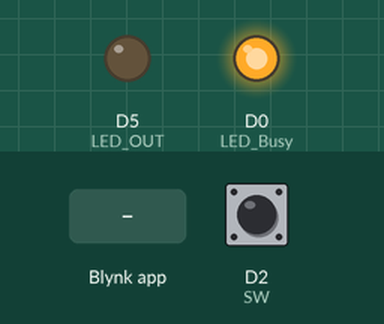
Simulated run of this sketch. Board: ESP8266 (NodeMCU). Parts: output pins drawn as LEDs (lit = HIGH). Dashed ring = blinking. The test bench sets the inputs (shaded band); at power-on: D2 (SW) HIGH. WiFi joins after 1.5 s; servers stay silent unless stated; what the sketch prints to the serial monitor is not drawn.

Above: at 3.1 s.
3.2 s: D2 (SW) pulled LOW for 3.2 s
At 5.7 s:
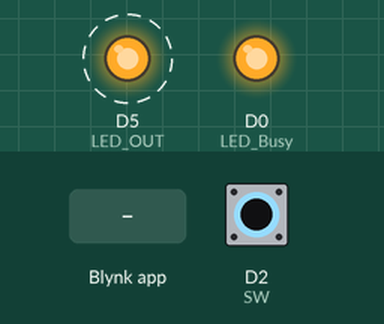
7.9 s: D2 (SW) pulled LOW for 0.15 s
At 8.9 s:
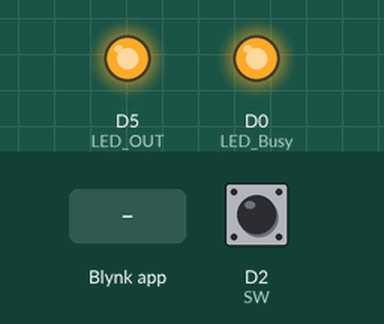
9.5 s: Blynk app writes 0 to V3
At 10.1 s:
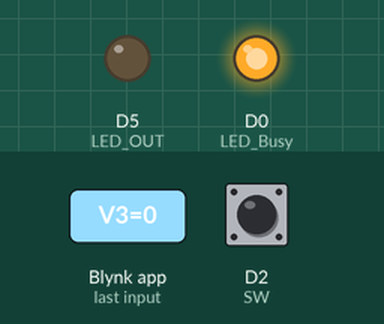
Timing chart, 0 to 12.5 s (numbered marks = the images above; inputs shaded):
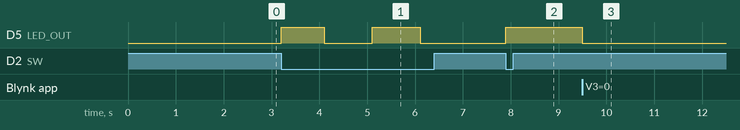

Measured:
- after the input at 3.2 s, D5 (LED_OUT): alternates HIGH for 0.95 s and LOW for 1.0 s, starting at once
- after the input at 7.9 s, D5 (LED_OUT): LOW → HIGH at once
- after the input at 9.5 s, D5 (LED_OUT): HIGH → LOW at once

The sketch:

Lora_RX_05.ino
```cpp
#include <ESP8266WiFi.h>
#include <Ticker.h>
#include <ArduinoJson.h>
#include <BlynkSimpleEsp8266.h>

#define BLYNK_PRINT Serial

#define LED_Busy    D0
#define LED_OUT     D5
#define SW          D2
#define PROG        D3
#define CTS         D6

#define SwOff       HIGH
#define SwOn        LOW
#define DeBDelayVal 10

// You should get Auth Token in the Blynk App.
// Go to the Project Settings (nut icon).
//char auth[] = "X4EudSfxVQluYONL2Qj7gOori9OO-1Y8";
char auth[] = "ygLMRgn3Pmj7-MIM67GShLHvRBcPsulH";


// Your WiFi credentials.
// Set password to "" for open networks.
char ssid[] = "mace";
char pass[] = "mace6009";

int msCount = 0,deBDelay;
bool swFlag = false;
char serialRx[50] = "{\"T\":16.3,\"H\":23.4,\"M\":34.5}";
char serialPoint=0,serialRxByte;
char json[] = "{\"T\":16.3,\"H\":23.4,\"M\":34.5}";

float Temperature =31.2, Humidity=67;
float moisture_percentage = 50;
int sw_m = 0;

Ticker ms_100;

void clktick(){
  if(deBDelay) deBDelay--;
}

void setup() {
  // put your setup code here, to run once:
  Serial.begin(115200);

  delay(100);
  Blynk.begin(auth, ssid, pass);

  pinMode(LED_Busy,   OUTPUT);
  pinMode(LED_OUT,    OUTPUT);
  //delay(100);
  pinMode(SW,   INPUT_PULLUP);

  pinMode(PROG,       INPUT);
  pinMode(CTS,        INPUT);

  Serial.write("START\n");
  //delay(1000);
  Serial.swap();

  digitalWrite(PROG ,0);
  digitalWrite(CTS  ,0);

  ms_100.attach_ms(100, clktick);
  digitalWrite(LED_Busy,HIGH);
}
void extract_lora_data(){                                             // To Get data from usart Json
  StaticJsonDocument<50> jsonRx;
  DeserializationError error = deserializeJson(jsonRx, serialRx);     // Take
  if (error) {
    return;
  }

  Temperature         = jsonRx["T"];
  Humidity            = jsonRx["H"];
  moisture_percentage = jsonRx["M"];
  Blynk.virtualWrite(V0, Temperature);
  Blynk.virtualWrite(V1, Humidity);
  Blynk.virtualWrite(V2, moisture_percentage);
  jsonRx.clear();
}
void lora_receive(){
  if (Serial.available() > 0) {
    serialRxByte = Serial.read();
    if(serialRxByte == '{') serialPoint = 0;

    serialRx[serialPoint] = serialRxByte;
    serialPoint++;
    if(serialRxByte == '}'){
      extract_lora_data();
      serialPoint=0;
    }
  }
}

BLYNK_WRITE(V3)                        // Button Press from BLYNK end
{
  int sw_m = param.asInt();
  if(sw_m == 0)
  {
    Serial.write("R=0;");
    digitalWrite(LED_OUT,0);
    swFlag = 0;
  } else {
    Serial.write("R=1;");
    digitalWrite(LED_OUT,1);
    swFlag = 1;
  }
}

void sw_check(){
  if(digitalRead(SW) == SwOn && !deBDelay){
    if(swFlag){
      Serial.write("R=0;");
      digitalWrite(LED_OUT,0);
      Blynk.virtualWrite(V3, 0);
      swFlag = 0;
      deBDelay = DeBDelayVal;
    } else{
      Serial.write("R=1;");
      digitalWrite(LED_OUT,1);
      Blynk.virtualWrite(V3, 1);
      swFlag = 1;
      deBDelay = DeBDelayVal;
    }
  }
}

void loop(){
  Blynk.run();
  lora_receive();
  sw_check();
}
```
